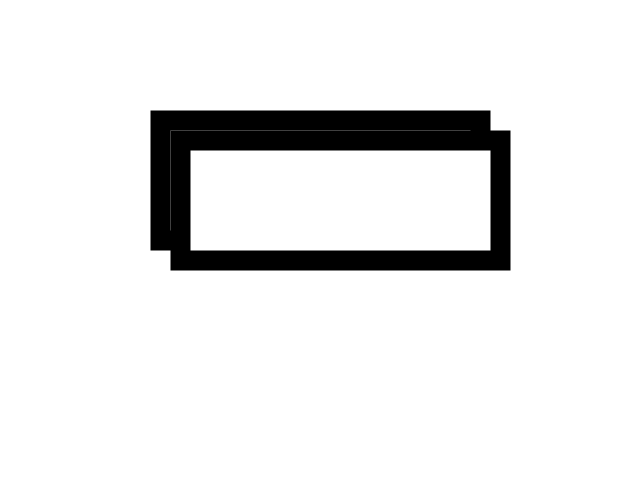
Frame 1 (no input)
Frame 60 (the mouse pressed at the canvas centre just before this capture): identical to frame 1, image omitted
Frame 120 (the mouse held since frame 60 and released just before this capture): identical to frame 1, image omitted

The Processing sketch that drew this single still picture (run headless with seeded random() and noise(); from frame 60 on, the mouse is pressed at the canvas centre):

// Processing sketch: drawingTutorial
// ── drawingTutorial.pde
void setup() {
  size(640, 480);
}
void draw() {
  background(255);
  strokeWeight(20);
 rectMode(CORNERS);
 rect(160, 120, 480, 240);
 rectMode(CORNERS);
 rect(180, 140, 500, 260);
  
}
